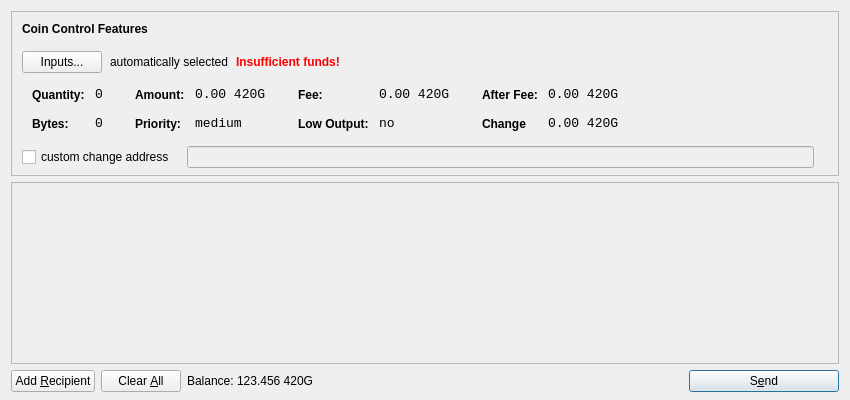
<?xml version="1.0" encoding="UTF-8"?>
<ui version="4.0">
 <class>SendCoinsDialog</class>
 <widget class="QDialog" name="SendCoinsDialog">
  <property name="geometry">
   <rect>
    <x>0</x>
    <y>0</y>
    <width>850</width>
    <height>400</height>
   </rect>
  </property>
  <property name="windowTitle">
   <string>Send Coins</string>
  </property>
  <layout class="QVBoxLayout" name="verticalLayout" stretch="0,1,0">
   <property name="bottomMargin">
    <number>8</number>
   </property>
   <item>
    <widget class="QFrame" name="frameCoinControl">
     <property name="sizePolicy">
      <sizepolicy hsizetype="Expanding" vsizetype="Expanding">
       <horstretch>0</horstretch>
       <verstretch>0</verstretch>
      </sizepolicy>
     </property>
     <property name="maximumSize">
      <size>
       <width>16777215</width>
       <height>16777215</height>
      </size>
     </property>
     <property name="frameShape">
      <enum>QFrame::StyledPanel</enum>
     </property>
     <property name="frameShadow">
      <enum>QFrame::Sunken</enum>
     </property>
     <layout class="QVBoxLayout" name="verticalLayoutCoinControl2">
      <property name="spacing">
       <number>-1</number>
      </property>
      <property name="leftMargin">
       <number>0</number>
      </property>
      <property name="topMargin">
       <number>0</number>
      </property>
      <property name="rightMargin">
       <number>0</number>
      </property>
      <property name="bottomMargin">
       <number>6</number>
      </property>
      <item>
       <layout class="QVBoxLayout" name="verticalLayoutCoinControl" stretch="0,0,0,0,1">
        <property name="spacing">
         <number>0</number>
        </property>
        <property name="leftMargin">
         <number>10</number>
        </property>
        <property name="topMargin">
         <number>10</number>
        </property>
        <item>
         <layout class="QHBoxLayout" name="horizontalLayoutCoinControl1">
          <property name="bottomMargin">
           <number>15</number>
          </property>
          <item>
           <widget class="QLabel" name="labelCoinControlFeatures">
            <property name="sizePolicy">
             <sizepolicy hsizetype="Preferred" vsizetype="Maximum">
              <horstretch>0</horstretch>
              <verstretch>0</verstretch>
             </sizepolicy>
            </property>
            <property name="font">
             <font>
              <weight>75</weight>
              <bold>true</bold>
             </font>
            </property>
            <property name="styleSheet">
             <string notr="true">font-weight:bold;</string>
            </property>
            <property name="text">
             <string>Coin Control Features</string>
            </property>
           </widget>
          </item>
         </layout>
        </item>
        <item>
         <layout class="QHBoxLayout" name="horizontalLayoutCoinControl2" stretch="0,0,0,0">
          <property name="spacing">
           <number>8</number>
          </property>
          <property name="bottomMargin">
           <number>10</number>
          </property>
          <item>
           <widget class="QPushButton" name="pushButtonCoinControl">
            <property name="styleSheet">
             <string notr="true"/>
            </property>
            <property name="text">
             <string>Inputs...</string>
            </property>
           </widget>
          </item>
          <item>
           <widget class="QLabel" name="labelCoinControlAutomaticallySelected">
            <property name="text">
             <string>automatically selected</string>
            </property>
            <property name="margin">
             <number>5</number>
            </property>
           </widget>
          </item>
          <item>
           <widget class="QLabel" name="labelCoinControlInsuffFunds">
            <property name="font">
             <font>
              <weight>75</weight>
              <bold>true</bold>
             </font>
            </property>
            <property name="styleSheet">
             <string notr="true">color:red;font-weight:bold;</string>
            </property>
            <property name="text">
             <string>Insufficient funds!</string>
            </property>
            <property name="margin">
             <number>5</number>
            </property>
           </widget>
          </item>
          <item>
           <spacer name="horizontalSpacerCoinControl">
            <property name="orientation">
             <enum>Qt::Horizontal</enum>
            </property>
            <property name="sizeHint" stdset="0">
             <size>
              <width>40</width>
              <height>1</height>
             </size>
            </property>
           </spacer>
          </item>
         </layout>
        </item>
        <item>
         <widget class="QWidget" name="widgetCoinControl" native="true">
          <property name="sizePolicy">
           <sizepolicy hsizetype="Preferred" vsizetype="Preferred">
            <horstretch>0</horstretch>
            <verstretch>0</verstretch>
           </sizepolicy>
          </property>
          <property name="minimumSize">
           <size>
            <width>0</width>
            <height>0</height>
           </size>
          </property>
          <property name="styleSheet">
           <string notr="true"/>
          </property>
          <layout class="QHBoxLayout" name="horizontalLayoutCoinControl5">
           <property name="margin">
            <number>0</number>
           </property>
           <item>
            <layout class="QHBoxLayout" name="horizontalLayoutCoinControl3" stretch="0,0,0,1">
             <property name="spacing">
              <number>20</number>
             </property>
             <property name="topMargin">
              <number>0</number>
             </property>
             <property name="bottomMargin">
              <number>10</number>
             </property>
             <item>
              <layout class="QFormLayout" name="formLayoutCoinControl1">
               <property name="horizontalSpacing">
                <number>10</number>
               </property>
               <property name="verticalSpacing">
                <number>14</number>
               </property>
               <property name="leftMargin">
                <number>10</number>
               </property>
               <property name="topMargin">
                <number>4</number>
               </property>
               <property name="rightMargin">
                <number>6</number>
               </property>
               <item row="0" column="0">
                <widget class="QLabel" name="labelCoinControlQuantityText">
                 <property name="styleSheet">
                  <string notr="true">font-weight:bold;</string>
                 </property>
                 <property name="text">
                  <string>Quantity:</string>
                 </property>
                 <property name="margin">
                  <number>0</number>
                 </property>
                </widget>
               </item>
               <item row="0" column="1">
                <widget class="QLabel" name="labelCoinControlQuantity">
                 <property name="font">
                  <font>
                   <family>Monospace</family>
                   <pointsize>10</pointsize>
                  </font>
                 </property>
                 <property name="cursor">
                  <cursorShape>IBeamCursor</cursorShape>
                 </property>
                 <property name="contextMenuPolicy">
                  <enum>Qt::ActionsContextMenu</enum>
                 </property>
                 <property name="text">
                  <string>0</string>
                 </property>
                 <property name="margin">
                  <number>0</number>
                 </property>
                 <property name="textInteractionFlags">
                  <set>Qt::LinksAccessibleByMouse|Qt::TextSelectableByKeyboard|Qt::TextSelectableByMouse</set>
                 </property>
                </widget>
               </item>
               <item row="1" column="0">
                <widget class="QLabel" name="labelCoinControlBytesText">
                 <property name="styleSheet">
                  <string notr="true">font-weight:bold;</string>
                 </property>
                 <property name="text">
                  <string>Bytes:</string>
                 </property>
                </widget>
               </item>
               <item row="1" column="1">
                <widget class="QLabel" name="labelCoinControlBytes">
                 <property name="font">
                  <font>
                   <family>Monospace</family>
                   <pointsize>10</pointsize>
                  </font>
                 </property>
                 <property name="cursor">
                  <cursorShape>IBeamCursor</cursorShape>
                 </property>
                 <property name="contextMenuPolicy">
                  <enum>Qt::ActionsContextMenu</enum>
                 </property>
                 <property name="text">
                  <string>0</string>
                 </property>
                 <property name="textInteractionFlags">
                  <set>Qt::LinksAccessibleByMouse|Qt::TextSelectableByKeyboard|Qt::TextSelectableByMouse</set>
                 </property>
                </widget>
               </item>
              </layout>
             </item>
             <item>
              <layout class="QFormLayout" name="formLayoutCoinControl2">
               <property name="horizontalSpacing">
                <number>10</number>
               </property>
               <property name="verticalSpacing">
                <number>14</number>
               </property>
               <property name="leftMargin">
                <number>6</number>
               </property>
               <property name="topMargin">
                <number>4</number>
               </property>
               <property name="rightMargin">
                <number>6</number>
               </property>
               <item row="0" column="0">
                <widget class="QLabel" name="labelCoinControlAmountText">
                 <property name="styleSheet">
                  <string notr="true">font-weight:bold;</string>
                 </property>
                 <property name="text">
                  <string>Amount:</string>
                 </property>
                 <property name="margin">
                  <number>0</number>
                 </property>
                </widget>
               </item>
               <item row="0" column="1">
                <widget class="QLabel" name="labelCoinControlAmount">
                 <property name="font">
                  <font>
                   <family>Monospace</family>
                   <pointsize>10</pointsize>
                  </font>
                 </property>
                 <property name="cursor">
                  <cursorShape>IBeamCursor</cursorShape>
                 </property>
                 <property name="contextMenuPolicy">
                  <enum>Qt::ActionsContextMenu</enum>
                 </property>
                 <property name="text">
                  <string>0.00 420G</string>
                 </property>
                 <property name="textInteractionFlags">
                  <set>Qt::LinksAccessibleByMouse|Qt::TextSelectableByKeyboard|Qt::TextSelectableByMouse</set>
                 </property>
                </widget>
               </item>
               <item row="1" column="0">
                <widget class="QLabel" name="labelCoinControlPriorityText">
                 <property name="styleSheet">
                  <string notr="true">font-weight:bold;</string>
                 </property>
                 <property name="text">
                  <string>Priority:</string>
                 </property>
                </widget>
               </item>
               <item row="1" column="1">
                <widget class="QLabel" name="labelCoinControlPriority">
                 <property name="font">
                  <font>
                   <family>Monospace</family>
                   <pointsize>10</pointsize>
                  </font>
                 </property>
                 <property name="cursor">
                  <cursorShape>IBeamCursor</cursorShape>
                 </property>
                 <property name="contextMenuPolicy">
                  <enum>Qt::ActionsContextMenu</enum>
                 </property>
                 <property name="text">
                  <string>medium</string>
                 </property>
                 <property name="textInteractionFlags">
                  <set>Qt::LinksAccessibleByMouse|Qt::TextSelectableByKeyboard|Qt::TextSelectableByMouse</set>
                 </property>
                </widget>
               </item>
              </layout>
             </item>
             <item>
              <layout class="QFormLayout" name="formLayoutCoinControl3">
               <property name="horizontalSpacing">
                <number>10</number>
               </property>
               <property name="verticalSpacing">
                <number>14</number>
               </property>
               <property name="leftMargin">
                <number>6</number>
               </property>
               <property name="topMargin">
                <number>4</number>
               </property>
               <property name="rightMargin">
                <number>6</number>
               </property>
               <item row="0" column="0">
                <widget class="QLabel" name="labelCoinControlFeeText">
                 <property name="styleSheet">
                  <string notr="true">font-weight:bold;</string>
                 </property>
                 <property name="text">
                  <string>Fee:</string>
                 </property>
                 <property name="margin">
                  <number>0</number>
                 </property>
                </widget>
               </item>
               <item row="0" column="1">
                <widget class="QLabel" name="labelCoinControlFee">
                 <property name="font">
                  <font>
                   <family>Monospace</family>
                   <pointsize>10</pointsize>
                  </font>
                 </property>
                 <property name="cursor">
                  <cursorShape>IBeamCursor</cursorShape>
                 </property>
                 <property name="contextMenuPolicy">
                  <enum>Qt::ActionsContextMenu</enum>
                 </property>
                 <property name="text">
                  <string>0.00 420G</string>
                 </property>
                 <property name="textInteractionFlags">
                  <set>Qt::LinksAccessibleByMouse|Qt::TextSelectableByKeyboard|Qt::TextSelectableByMouse</set>
                 </property>
                </widget>
               </item>
               <item row="1" column="0">
                <widget class="QLabel" name="labelCoinControlLowOutputText">
                 <property name="styleSheet">
                  <string notr="true">font-weight:bold;</string>
                 </property>
                 <property name="text">
                  <string>Low Output:</string>
                 </property>
                </widget>
               </item>
               <item row="1" column="1">
                <widget class="QLabel" name="labelCoinControlLowOutput">
                 <property name="font">
                  <font>
                   <family>Monospace</family>
                   <pointsize>10</pointsize>
                  </font>
                 </property>
                 <property name="cursor">
                  <cursorShape>IBeamCursor</cursorShape>
                 </property>
                 <property name="contextMenuPolicy">
                  <enum>Qt::ActionsContextMenu</enum>
                 </property>
                 <property name="text">
                  <string>no</string>
                 </property>
                 <property name="textInteractionFlags">
                  <set>Qt::LinksAccessibleByMouse|Qt::TextSelectableByKeyboard|Qt::TextSelectableByMouse</set>
                 </property>
                </widget>
               </item>
              </layout>
             </item>
             <item>
              <layout class="QFormLayout" name="formLayoutCoinControl4">
               <property name="horizontalSpacing">
                <number>10</number>
               </property>
               <property name="verticalSpacing">
                <number>14</number>
               </property>
               <property name="leftMargin">
                <number>6</number>
               </property>
               <property name="topMargin">
                <number>4</number>
               </property>
               <property name="rightMargin">
                <number>6</number>
               </property>
               <item row="0" column="0">
                <widget class="QLabel" name="labelCoinControlAfterFeeText">
                 <property name="styleSheet">
                  <string notr="true">font-weight:bold;</string>
                 </property>
                 <property name="text">
                  <string>After Fee:</string>
                 </property>
                 <property name="margin">
                  <number>0</number>
                 </property>
                </widget>
               </item>
               <item row="0" column="1">
                <widget class="QLabel" name="labelCoinControlAfterFee">
                 <property name="font">
                  <font>
                   <family>Monospace</family>
                   <pointsize>10</pointsize>
                  </font>
                 </property>
                 <property name="cursor">
                  <cursorShape>IBeamCursor</cursorShape>
                 </property>
                 <property name="contextMenuPolicy">
                  <enum>Qt::ActionsContextMenu</enum>
                 </property>
                 <property name="text">
                  <string>0.00 420G</string>
                 </property>
                 <property name="textInteractionFlags">
                  <set>Qt::LinksAccessibleByMouse|Qt::TextSelectableByKeyboard|Qt::TextSelectableByMouse</set>
                 </property>
                </widget>
               </item>
               <item row="1" column="0">
                <widget class="QLabel" name="labelCoinControlChangeText">
                 <property name="styleSheet">
                  <string notr="true">font-weight:bold;</string>
                 </property>
                 <property name="text">
                  <string>Change</string>
                 </property>
                </widget>
               </item>
               <item row="1" column="1">
                <widget class="QLabel" name="labelCoinControlChange">
                 <property name="font">
                  <font>
                   <family>Monospace</family>
                   <pointsize>10</pointsize>
                  </font>
                 </property>
                 <property name="cursor">
                  <cursorShape>IBeamCursor</cursorShape>
                 </property>
                 <property name="contextMenuPolicy">
                  <enum>Qt::ActionsContextMenu</enum>
                 </property>
                 <property name="text">
                  <string>0.00 420G</string>
                 </property>
                 <property name="textInteractionFlags">
                  <set>Qt::LinksAccessibleByMouse|Qt::TextSelectableByKeyboard|Qt::TextSelectableByMouse</set>
                 </property>
                </widget>
               </item>
              </layout>
             </item>
            </layout>
           </item>
          </layout>
         </widget>
        </item>
        <item>
         <layout class="QHBoxLayout" name="horizontalLayoutCoinControl4" stretch="0,0,0">
          <property name="spacing">
           <number>12</number>
          </property>
          <property name="sizeConstraint">
           <enum>QLayout::SetDefaultConstraint</enum>
          </property>
          <property name="topMargin">
           <number>5</number>
          </property>
          <property name="rightMargin">
           <number>5</number>
          </property>
          <item>
           <widget class="QCheckBox" name="checkBoxCoinControlChange">
            <property name="text">
             <string>custom change address</string>
            </property>
           </widget>
          </item>
          <item>
           <widget class="QLineEdit" name="lineEditCoinControlChange">
            <property name="enabled">
             <bool>false</bool>
            </property>
            <property name="sizePolicy">
             <sizepolicy hsizetype="Expanding" vsizetype="Fixed">
              <horstretch>0</horstretch>
              <verstretch>0</verstretch>
             </sizepolicy>
            </property>
           </widget>
          </item>
          <item>
           <widget class="QLabel" name="labelCoinControlChangeLabel">
            <property name="sizePolicy">
             <sizepolicy hsizetype="Preferred" vsizetype="Expanding">
              <horstretch>0</horstretch>
              <verstretch>0</verstretch>
             </sizepolicy>
            </property>
            <property name="minimumSize">
             <size>
              <width>0</width>
              <height>0</height>
             </size>
            </property>
            <property name="text">
             <string/>
            </property>
            <property name="margin">
             <number>3</number>
            </property>
           </widget>
          </item>
         </layout>
        </item>
        <item>
         <spacer name="verticalSpacerCoinControl">
          <property name="orientation">
           <enum>Qt::Vertical</enum>
          </property>
          <property name="sizeHint" stdset="0">
           <size>
            <width>800</width>
            <height>1</height>
           </size>
          </property>
         </spacer>
        </item>
       </layout>
      </item>
     </layout>
    </widget>
   </item>
   <item>
    <widget class="QScrollArea" name="scrollArea">
     <property name="widgetResizable">
      <bool>true</bool>
     </property>
     <widget class="QWidget" name="scrollAreaWidgetContents">
      <property name="geometry">
       <rect>
        <x>0</x>
        <y>0</y>
        <width>830</width>
        <height>165</height>
       </rect>
      </property>
      <layout class="QVBoxLayout" name="verticalLayout_2">
       <property name="margin">
        <number>0</number>
       </property>
       <item>
        <layout class="QVBoxLayout" name="entries">
         <property name="spacing">
          <number>6</number>
         </property>
        </layout>
       </item>
       <item>
        <spacer name="verticalSpacer">
         <property name="orientation">
          <enum>Qt::Vertical</enum>
         </property>
         <property name="sizeHint" stdset="0">
          <size>
           <width>20</width>
           <height>40</height>
          </size>
         </property>
        </spacer>
       </item>
      </layout>
     </widget>
    </widget>
   </item>
   <item>
    <layout class="QHBoxLayout" name="horizontalLayout">
     <item>
      <widget class="QPushButton" name="addButton">
       <property name="toolTip">
        <string>Send to multiple recipients at once</string>
       </property>
       <property name="text">
        <string>Add &amp;Recipient</string>
       </property>
       <property name="icon">
        <iconset resource="../bitcoin.qrc">
         <normaloff>:/icons/add</normaloff>:/icons/add</iconset>
       </property>
       <property name="autoDefault">
        <bool>false</bool>
       </property>
      </widget>
     </item>
     <item>
      <widget class="QPushButton" name="clearButton">
       <property name="sizePolicy">
        <sizepolicy hsizetype="Minimum" vsizetype="Fixed">
         <horstretch>0</horstretch>
         <verstretch>0</verstretch>
        </sizepolicy>
       </property>
       <property name="toolTip">
        <string>Remove all transaction fields</string>
       </property>
       <property name="text">
        <string>Clear &amp;All</string>
       </property>
       <property name="icon">
        <iconset resource="../bitcoin.qrc">
         <normaloff>:/icons/remove</normaloff>:/icons/remove</iconset>
       </property>
       <property name="autoRepeatDelay">
        <number>300</number>
       </property>
       <property name="autoDefault">
        <bool>false</bool>
       </property>
      </widget>
     </item>
     <item>
      <layout class="QHBoxLayout" name="horizontalLayout_2">
       <property name="spacing">
        <number>3</number>
       </property>
       <item>
        <widget class="QLabel" name="label">
         <property name="sizePolicy">
          <sizepolicy hsizetype="Preferred" vsizetype="Fixed">
           <horstretch>0</horstretch>
           <verstretch>0</verstretch>
          </sizepolicy>
         </property>
         <property name="text">
          <string>Balance:</string>
         </property>
        </widget>
       </item>
       <item>
        <widget class="QLabel" name="labelBalance">
         <property name="sizePolicy">
          <sizepolicy hsizetype="Preferred" vsizetype="Fixed">
           <horstretch>0</horstretch>
           <verstretch>0</verstretch>
          </sizepolicy>
         </property>
         <property name="cursor">
          <cursorShape>IBeamCursor</cursorShape>
         </property>
         <property name="text">
          <string>123.456 420G</string>
         </property>
         <property name="textInteractionFlags">
          <set>Qt::LinksAccessibleByMouse|Qt::TextSelectableByKeyboard|Qt::TextSelectableByMouse</set>
         </property>
        </widget>
       </item>
      </layout>
     </item>
     <item>
      <spacer name="horizontalSpacer">
       <property name="orientation">
        <enum>Qt::Horizontal</enum>
       </property>
       <property name="sizeHint" stdset="0">
        <size>
         <width>40</width>
         <height>20</height>
        </size>
       </property>
      </spacer>
     </item>
     <item>
      <widget class="QPushButton" name="sendButton">
       <property name="minimumSize">
        <size>
         <width>150</width>
         <height>0</height>
        </size>
       </property>
       <property name="toolTip">
        <string>Confirm the send action</string>
       </property>
       <property name="text">
        <string>S&amp;end</string>
       </property>
       <property name="icon">
        <iconset resource="../bitcoin.qrc">
         <normaloff>:/icons/send</normaloff>:/icons/send</iconset>
       </property>
       <property name="default">
        <bool>true</bool>
       </property>
      </widget>
     </item>
    </layout>
   </item>
  </layout>
 </widget>
 <resources>
  <include location="../bitcoin.qrc"/>
 </resources>
 <connections/>
</ui>
